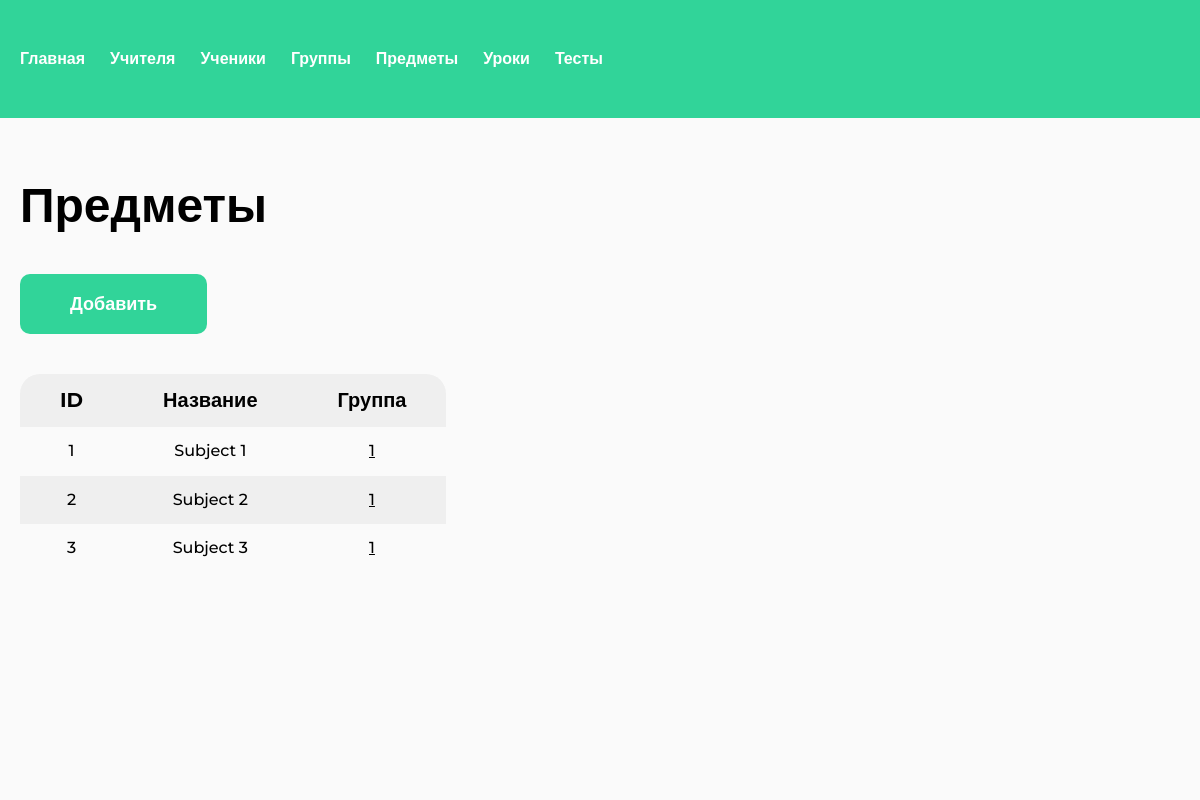
Before: /subjects/ (signed in) with the older database file.
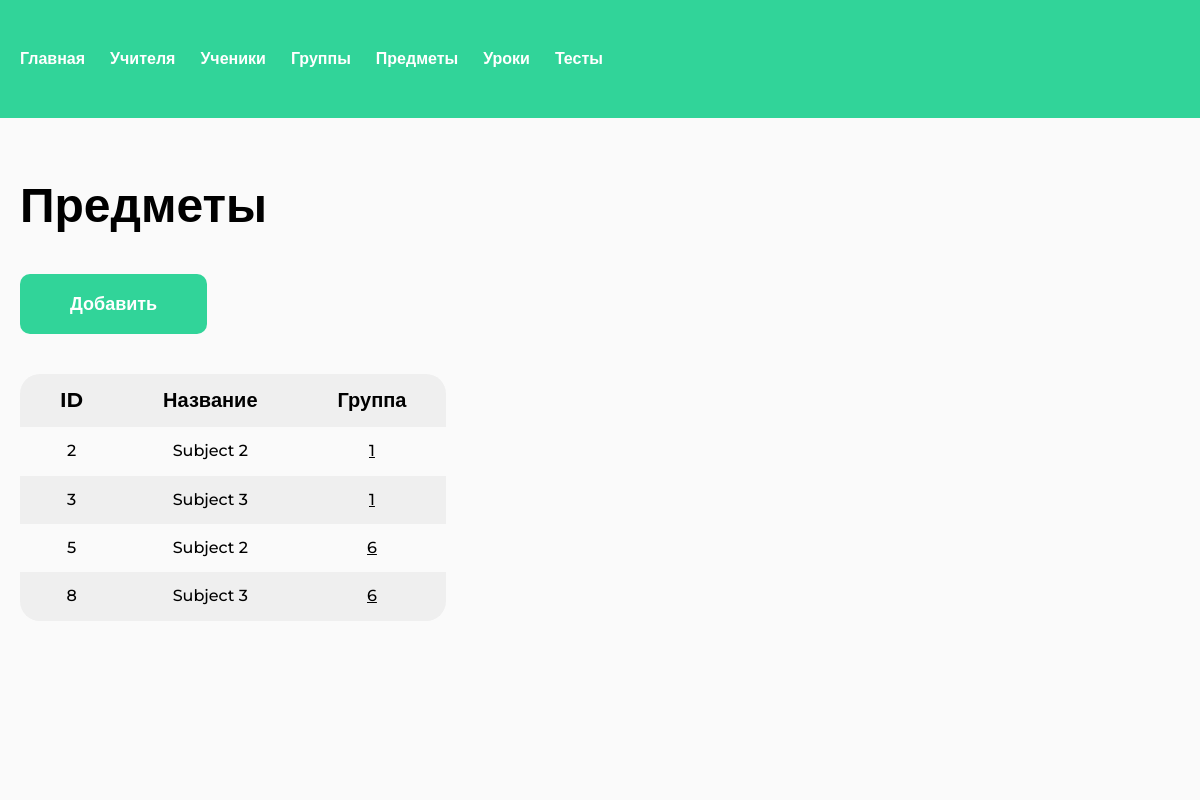
After: the same page with the newer database file.
### study/models.py (models this page shows, shortened)
class Subject(models.Model):
    group = models.ForeignKey(Group, related_name="subjects", on_delete=models.CASCADE)
    name = models.CharField(max_length=128)
    class Meta:
        verbose_name = "Предмет"
        verbose_name_plural = "Предметы"

class Group(models.Model):
    owner = models.ForeignKey(User, related_name="study_groups", on_delete=models.SET_NULL, null=True)
    name = models.CharField(max_length=128)
    students = models.ManyToManyField(User, blank=True)
    class Meta:
        verbose_name = "Группа"
        verbose_name_plural = "Группы"

### study/views.py (the view)
# urls.py: path("subjects/", views.SubjectsListView.as_view(), name="subjects"),
@method_decorator(admin_only, name="dispatch")
class SubjectsListView(LoginRequiredMixin, ListView):
    model = Subject
    context_object_name = "objects"
    template_name = "study/subjects/list.html"

### study/templates/study/subjects/list.html (shortened to what this page needs)
{% extends "base.html" %}
{% load static %}
{% block extra_css %}
<link rel="stylesheet" href="{% static 'css/table.css' %}">
{% endblock %}
{% block content %}
<section >
    <h1 class="h1">Предметы</h1>
    <a href="{% url 'subject-add' %}" class="btn mt-40">Добавить</a>
    <div class="table-wrapper mt-40">
        <table class="table">
        <thead>
            <tr>
                <th>ID</th>
                <th>Название</th>
                <th>Группа</th>
            </tr>
        </thead>
        <tbody>
            {% for object in objects %}
            <tr>
                <td>
                    <a href="{% url 'subject' object.id %}" class="table__object-url">{{ object.id }}</a>
                </td>
                <td>{{ object.name|default:"-" }}</td>
                <td>
                    <a href="{% if object.group %}{% url 'group' object.group.pk %}{% endif %}" class="table__foreign-key">{{ object.group.id }}</a>
                </td>
            </tr>
            {% endfor %}
        </tbody>
    </table>
    </div>
</section>
{% endblock %}

Changed rows visible on the page:
removed Subject: id "1", name "Subject 1", group.id "1"
added Subject: id "5", name "Subject 2", group.id "6"
added Subject: id "8", name "Subject 3", group.id "6"
